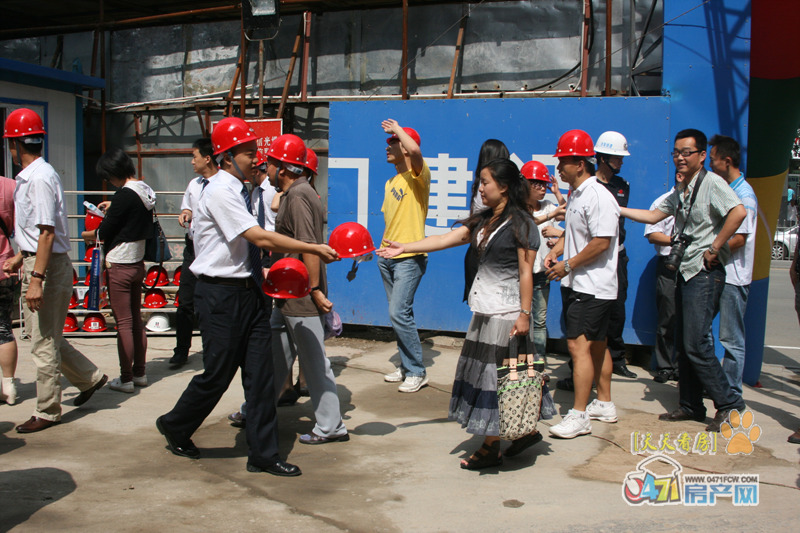
#> input picture coding/03_cv/data/helmet/site_02.jpg, 800 x 533 px, given in place of site_05.jpg, which was not available
$ jupyter execute --allow-errors ch09_detection.ipynb   (text cells are left out)
#> lines starting #> are read from the running program, lines starting #| are printed output that depends on the picture; after the words box and inside, x2 and y2 are one past the last pixel; in counts of white or black regions, pixels touching at a corner belong together; long printed decimals are rounded; pictures that were not available may be replaced by others from this repository, and a replacement may not be noted
[cell 1]
from pathlib import Path

import json

import warnings

import numpy as np

warnings.simplefilter("ignore")

import cv2

DATA = Path("data")
CL = DATA / "classic"
HL = DATA / "helmet"
IOU_THR = 0.5

[cell 2]
lab = json.loads((HL / "labels.json").read_text(encoding="utf-8"))
#> (reads coding/03_cv/data/helmet/labels.json from the repository)
site05_img = cv2.imread(str(HL / "site_05.jpg"))
#> site05_img is the input picture: shape (533, 800, 3); mean B, G, R 98, 98.1, 101.7

print("类别表:", lab["classes"], "（class_id 就是它的下标）")
for nm, info in sorted(lab["images"].items()):
    names = [o["class_name"] for o in info["objects"]]
    print(f"   {nm:14s} {info['width']:4d}x{info['height']:4d}  对象 {len(info['objects']):2d}"
          f"  helmet={names.count('helmet')} head={names.count('head')}")
print("site_05 读入尺寸:", site05_img.shape, "（H, W, C）")
#| site_05 读入尺寸: (533, 800, 3) （H, W, C）

[cell 3]
# 脚手架：常量与工具函数。其中 nms 的循环骨架已给好，缺口在 @@todo 里
ARR = np.array([[0, 0, 100, 100], [50, 0, 150, 100], [10, 10, 110, 110]], dtype=np.float64)

NBOX = np.array([(0, 0, 100, 100), (10, 10, 110, 110), (20, 20, 120, 120),
                 (200, 0, 300, 100), (205, 5, 305, 105)], dtype=np.float64)
NSCORE = [0.95, 0.90, 0.85, 0.80, 0.60]


def nms(boxes, scores, thr):
    """标准 NMS：按分数降序，逐个与「已存活框」比最大 IoU，不超过 thr 才留下。"""
    order = np.argsort(-np.asarray(scores, dtype=np.float64))
    keep = []
    for i in order:
        ov = max((iou(boxes[i], boxes[j]) for j in keep), default=0.0)
        if ov <= thr:
            keep.append(int(i))
    return keep


def draw_boxes(img, boxes, color, thickness=2):
    """把浮点框画到图上（返回新图）。"""
    canvas = img.copy()
    for b in boxes:
        x1, y1, x2, y2 = (int(v) for v in b)
        cv2.rectangle(canvas, (x1, y1), (x2, y2), color, thickness)
    return canvas


print("脚手架就绪：ARR / NBOX / NSCORE / nms / nms_all_prev / draw_boxes")

[cell 4]
rec05 = lab["images"]["site_05.jpg"]
site05 = np.array([o["bbox_xyxy"] for o in rec05["objects"]], dtype=np.float64)
cls05 = tuple(o["class_name"] for o in rec05["objects"])
print("标注里的尺寸:", rec05["width"], "x", rec05["height"], "| cv2 读到的:", site05_img.shape)
#| 标注里的尺寸: 825 x 619 | cv2 读到的: (533, 800, 3)
print("框数组:", site05.shape, site05.dtype, "| 类别序列:", cls05)
print("前 3 个框:")
for b in site05[:3]:
    print("   ", tuple(int(v) for v in b))
areas = (site05[:, 2] - site05[:, 0]) * (site05[:, 3] - site05[:, 1])
print("面积:", tuple(float(v) for v in areas[:5]), "... 最小", float(areas.min()), "最大", float(areas.max()))
print("解读: 标注文件（json）与像素数组（numpy）是两种坐标系 —— json 里是 (x1, y1, x2, y2) 整数，"
      "numpy 里是 (N, 4) 的浮点表。**后续所有几何运算都在 numpy 上做**，"
      "并且统一用 float64，否则 IoU 的除法会掉精度")
assert site05.shape == (10, 4)
assert site05.dtype == np.float64
assert set(cls05) == {"helmet"}
assert float(areas.min()) == 850.0 and float(areas.max()) == 2484.0

[cell 5]
def iou(a, b):
    """两个 xyxy 框的交并比。约定 (x1, y1, x2, y2)，x2 / y2 是右下角。"""
    ix1, iy1 = max(a[0], b[0]), max(a[1], b[1])
    ix2, iy2 = min(a[2], b[2]), min(a[3], b[3])
    inter = max(0.0, ix2 - ix1) * max(0.0, iy2 - iy1)
    union = (a[2] - a[0]) * (a[3] - a[1]) + (b[2] - b[0]) * (b[3] - b[1]) - inter
    value = inter / union if union > 0 else 0.0
    return value


A_BOX = (0, 0, 100, 100)
CASES = {
    "自身": (A_BOX, A_BOX),
    "半重叠(水平)": (A_BOX, (50, 0, 150, 100)),
    "半重叠(斜角)": (A_BOX, (50, 50, 150, 150)),
    "包含(B 在 A 内)": (A_BOX, (25, 25, 75, 75)),
    "边界接触": (A_BOX, (100, 0, 200, 100)),
    "完全分离": (A_BOX, (200, 200, 300, 300)),
    "细长(半宽)": (A_BOX, (0, 0, 50, 100)),
}
print("IoU 手撕（A 恒为 (0, 0, 100, 100)）")
for k, (p, q) in CASES.items():
    print(f"   {k:16s} {str(q):22s} -> {iou(p, q):.6f}")
print("解读: ① 「边界接触」是 0.000000 而不是「很小」—— 交集宽高必须夹到 0；"
      "② 「包含」时 IoU 退化成**面积比**（2500 / 10000 = 0.25），和大小关系一致但不等于 1；"
      "③ IoU 是**对称**的：iou(p, q) == iou(q, p)")
assert round(iou(A_BOX, A_BOX), 6) == 1.0
assert round(iou(A_BOX, (50, 0, 150, 100)), 6) == 0.333333
assert round(iou(A_BOX, (50, 50, 150, 150)), 6) == 0.142857
assert round(iou(A_BOX, (25, 25, 75, 75)), 6) == 0.25
assert round(iou(A_BOX, (100, 0, 200, 100)), 6) == 0.0
assert round(iou((25, 25, 75, 75), A_BOX), 6) == 0.25
assert round(iou(A_BOX, (0, 0, 50, 100)), 6) == 0.5

[cell 6]
def iou_matrix(boxes_a, boxes_b):
    """向量化 IoU 矩阵，返回 (len(a), len(b))。"""
    a = np.asarray(boxes_a, dtype=np.float64)[:, None, :]
    b = np.asarray(boxes_b, dtype=np.float64)[None, :, :]
    iw = np.clip(np.minimum(a[..., 2], b[..., 2]) - np.maximum(a[..., 0], b[..., 0]), 0, None)
    ih = np.clip(np.minimum(a[..., 3], b[..., 3]) - np.maximum(a[..., 1], b[..., 1]), 0, None)
    inter = iw * ih
    area_a = (a[..., 2] - a[..., 0]) * (a[..., 3] - a[..., 1])
    area_b = (b[..., 2] - b[..., 0]) * (b[..., 3] - b[..., 1])
    mat = inter / (area_a + area_b - inter)
    return mat


loop_mat = np.array([[iou(p, q) for q in ARR] for p in ARR])
mat = iou_matrix(ARR, ARR)
print("逐对版:")
print(np.round(loop_mat, 6))
print("矢量版:")
print(np.round(mat, 6))
print("两版最大差:", float(np.abs(loop_mat - mat).max()))
print("对角线和:", float(np.diag(mat).sum()), "| 对称性 max|M - M.T|:", float(np.abs(mat - mat.T).max()))
print("解读: 广播版和双重循环版**结果完全一致**（差 0.0），但广播版把 O(N*M) 次 Python 调用"
      "压成 1 次数组运算 —— 检测后处理里常见 10^4 量级候选框，这个差别是「秒级」和「分钟级」。"
      "注意 `[..., 2]` 这种写法：最后一维才是坐标，前面两维是「行 / 列」")
assert float(np.abs(loop_mat - mat).max()) == 0.0
assert float(np.diag(mat).sum()) == 3.0
assert round(float(mat[0, 2]), 6) == 0.680672
assert float(np.abs(iou_matrix(site05, site05) - iou_matrix(site05, site05).T).max()) == 0.0

[cell 7]
sens = [(w, h, round(iou([100, 100, 100 + w, 100 + h], [101, 100, 101 + w, 100 + h]), 6)) for w, h in ((20, 20), (38, 40), (100, 100), (300, 300), (600, 400))]
print("同一「右移 1px」在不同尺寸上的代价:")
for w, h, v in sens:
    print(f"   {w:3d}x{h:3d} -> IoU = {v:.6f}")
areas05 = (site05[:, 2] - site05[:, 0]) * (site05[:, 3] - site05[:, 1])
i_min, i_max = int(areas05.argmin()), int(areas05.argmax())
b_min, b_max = site05[i_min], site05[i_max]
got_min = round(iou(b_min, [b_min[0] + 1, b_min[1], b_min[2] + 1, b_min[3]]), 6)
got_max = round(iou(b_max, [b_max[0] + 1, b_max[1], b_max[2] + 1, b_max[3]]), 6)
print("真实数据里最小框", tuple(int(v) for v in b_min), "面积", float(areas05.min()), "-> 1px IoU =", got_min)
print("真实数据里最大框", tuple(int(v) for v in b_max), "面积", float(areas05.max()), "-> 1px IoU =", got_max)
print("解读: 同样错 1 个像素，20x20 的框 IoU 掉到 0.904762，而 600x400 只掉到 0.996672。"
      "**IoU 是「相对误差」尺度**，所以固定阈值天然对小目标苛刻 —— 这就是小目标检测要"
      "单独用一套判定标准（或用 0.5 : 0.95 多阈值平均）的根本原因")
assert sens[0] == (20, 20, 0.904762)
assert sens[-1] == (600, 400, 0.996672)
assert got_min == 0.942857 and got_max == 0.963636
assert abs((b_min[2] - b_min[0]) - 34) < 1e-9 and abs((b_max[2] - b_max[0]) - 54) < 1e-9

[cell 8]
def xyxy_to_yolo(box, w, h):
    """VOC 像素 (x1, y1, x2, y2) -> YOLO 归一化 (cx, cy, bw, bh)。"""
    x1, y1, x2, y2 = box
    cx = (x1 + x2) / 2 / w
    cy = (y1 + y2) / 2 / h
    bw = (x2 - x1) / w
    bh = (y2 - y1) / h
    return (cx, cy, bw, bh)


def yolo_to_xyxy(t, w, h):
    """YOLO 归一化 (cx, cy, bw, bh) -> VOC 像素 (x1, y1, x2, y2)。"""
    cx, cy, bw, bh = t
    x1 = (cx - bw / 2) * w
    y1 = (cy - bh / 2) * h
    x2 = (cx + bw / 2) * w
    y2 = (cy + bh / 2) * h
    return (x1, y1, x2, y2)


info05 = lab["images"]["site_05.jpg"]
W05, H05 = info05["width"], info05["height"]
print("第一个框三格式对照:")
print("   VOC  (x1, y1, x2, y2)   =", tuple(int(v) for v in site05[0]))
print("   COCO (x, y, w, h)       =", tuple(int(v) for v in (site05[0][0], site05[0][1],
                                                            site05[0][2] - site05[0][0], site05[0][3] - site05[0][1])))
print("   YOLO (cx, cy, bw, bh)   =", tuple(round(float(v), 6) for v in xyxy_to_yolo(site05[0], W05, H05)))
print("   同一行 .txt 原文        =", (HL / "site_05.txt").read_text().splitlines()[0])
#> (reads coding/03_cv/data/helmet/site_05.txt from the repository)
print("解读: 三种格式只有「锚点」和「是否归一化」两个差异 —— VOC 用左上+右下且不归一化；"
      "COCO 用左上+宽高且不归一化；YOLO 用中心+宽高**且归一化**。"
      "**归一化的分母是宽 / 高各自的**，把 cx 除以 h 是最经典的错")
r0 = tuple(round(float(v), 6) for v in xyxy_to_yolo(site05[0], W05, H05))
assert r0 == (0.02303, 0.352181, 0.046061, 0.06462)
assert round(xyxy_to_yolo((0, 0, 825, 619), 825, 619)[2], 6) == 1.0

[cell 9]
txt_check = {}
#> (the rest of this cell did not finish here and is left out)

[cell 10]
rows05 = [ln.split() for ln in (HL / "site_05.txt").read_text().splitlines() if ln.strip()]
yolo05 = [tuple(float(v) for v in r[1:]) for r in rows05]
raw05 = np.array([xyxy_to_yolo(o["bbox_xyxy"], W05, H05) for o in info05["objects"]])
back05 = np.array([yolo_to_xyxy(t, W05, H05) for t in yolo05])
round_err = float(np.abs(back05 - site05).max())
quant_err = float(np.abs(np.array(yolo05) - raw05).max())
print("txt 存的是 6 位小数:", yolo05[0])
print("完整精度应为:       ", tuple(round(float(v), 10) for v in raw05[0]))
print("归一化空间的截断误差:", quant_err)
print("回到像素空间的往返误差:", round_err, "像素")
print("解读: 归一化坐标乘回像素尺寸会**放大**误差（这里 825 宽放大约 1000 倍）。"
      "7e-04 像素对画框完全无所谓，但**如果拿往返后的框去做严格相等断言就会挂** —— "
      "数据标注格式转换必须用容差比较，别用 ==")
assert abs(round_err - 0.0005125) < 1e-9
assert abs(quant_err - 4.545e-07) < 1e-9
assert float(np.abs(raw05 - np.array(yolo05)).max()) < 1e-6

[cell 11]
M = iou_matrix(NBOX, NBOX)
print("=== 合成场景：5 个框其实只有 3 个目标 ===")
print("  几何布局: 框 0/1/2 是一簇（互相重叠），框 3/4 是另一簇（几乎重合），分数依次 0.95/0.90/0.85/0.80/0.60")
for i in range(5):
    print(f"   框{i} score={NSCORE[i]:.2f} 与其余 IoU =", tuple(round(float(v), 6) for v in M[i]))
print("  矩阵对称性 max|M - M.T| =", float(np.abs(M - M.T).max()))
print("解读: 框 0-1 IoU = 0.680672、框 1-2 也是 0.680672、框 0-2 只有 0.470588 —— "
      "**「两两重叠」不构成传递关系**，所以抑制顺序会影响最终结果")
assert float(np.abs(M - M.T).max()) == 0.0
assert round(float(M[0, 1]), 6) == 0.680672
assert round(float(M[0, 2]), 6) == 0.470588
assert round(float(M[3, 4]), 6) == 0.822323

[cell 12]
nms_scan = {thr: (nms(NBOX, NSCORE, thr), [NSCORE[i] for i in nms(NBOX, NSCORE, thr)]) for thr in (0.3, 0.5, 0.7, 0.9)}
print("NMS 阈值扫描（5 个输入框 -> 真实目标 3 个）")
for thr in (0.3, 0.5, 0.7, 0.9):
    kept, sc = nms_scan[thr]
    print(f"   thr={thr}: 保留 {len(kept)} 个 {kept}  分数 {[round(v, 2) for v in sc]}")
print("解读: 三个必须说清的现象 ——")
print("  ① thr=0.3 只剩 [0, 3]：框 2 与框 0 的 IoU 是 0.470588 > 0.3，被抑制；")
print("  ② thr=0.5 变成了 [0, 2, 3]：框 2 与框 0 的 0.470588 <= 0.5，而框 1 已经"
      "**被抑制掉了、不再参与比较**，所以框 2 活下来了；")
print("  ③ thr=0.9 时 5 个全留（0.822323 也 < 0.9）—— 阈值越松，重复框越多")
assert nms_scan[0.3][0] == [0, 3]
assert nms_scan[0.5][0] == [0, 2, 3]
assert nms_scan[0.7][0] == [0, 1, 2, 3]
assert nms_scan[0.9][0] == [0, 1, 2, 3, 4]
assert [round(v, 6) for v in nms_scan[0.5][1]] == [0.95, 0.85, 0.8]

[cell 13]
rng = np.random.default_rng(0)
jit_boxes, jit_scores = [], []
for b in site05:
    offs = rng.uniform(-3.0, 3.0, size=(3, 4))
    scores3 = rng.uniform(0.80, 0.99, size=3)
    for t in np.argsort(-scores3):
        jit_boxes.append(b + offs[t])
        jit_scores.append(round(float(scores3[t]), 6))
jit_boxes = np.array(jit_boxes, dtype=np.float64)
jm = iou_matrix(jit_boxes, site05)
near = jm.max(axis=1)
jitter_keep = {thr: len(nms(jit_boxes, jit_scores, thr)) for thr in (0.3, 0.5, 0.7, 0.9)}
print("模拟「同一目标被反复检出」: 10 个 GT，每个生成 3 个 ±3px 抖动副本 =", len(jit_boxes), "个候选")
print("每个候选与最近 GT 的 IoU: min %.6f / mean %.6f / max %.6f" % (float(near.min()), float(near.mean()), float(near.max())))
print("NMS 保留数:", {k: v for k, v in jitter_keep.items()}, "（真值 10）")
kept50 = nms(jit_boxes, jit_scores, 0.5)
print("thr=0.5 留下的框落在哪个 GT 上:", tuple(int(v) for v in jm[kept50].argmax(axis=1)))
print("留下的分数:", tuple(round(jit_scores[i], 6) for i in kept50))
print("解读: 抖动只有 ±3px，所以候选与 GT 的 IoU 全在 0.785 以上 —— "
      "thr 取 0.3 / 0.5 / 0.7 都能把 30 个候选**精确压回 10 个**；"
      "thr=0.9 就压不住了（同一个目标的副本之间也可能只有 0.85 左右）。"
      "**NMS 阈值要跟「定位精度」一起定**，不是拍脑袋填 0.5")
assert len(jit_boxes) == 30 and len(jit_scores) == 30
assert round(float(near.min()), 6) == 0.785183
assert round(float(near.mean()), 6) == 0.859141
assert round(float(near.max()), 6) == 0.925049
assert jitter_keep == {0.3: 10, 0.5: 10, 0.7: 10, 0.9: 25}
assert len(set(int(v) for v in jm[kept50].argmax(axis=1))) == 10

[cell 14]
def nms_all_prev(boxes, scores, thr):
    """错误示范：与「所有已处理框」（含已被抑制的）比较 —— 会过度抑制。"""
#> called with boxes = array of shape (5, 4), thr = 0.3
    order = list(np.argsort(-np.asarray(scores, dtype=np.float64)))
    keep = []
    for pos, i in enumerate(order):
        ov = max((iou(boxes[i], boxes[j]) for j in order[:pos]), default=0.0)
        if ov <= thr:
            keep.append(int(i))
    return keep


print("反面教材已就位：nms_all_prev")

[cell 15]
bad_scan = {thr: nms_all_prev(NBOX, NSCORE, thr) for thr in (0.3, 0.5, 0.7, 0.9)}
print(f"{'thr':>5s} {'标准 NMS':>16s} {'与所有已处理框比较':>20s}")
for thr in (0.3, 0.5, 0.7, 0.9):
    print(f"{thr:>5.1f} {str(nms_scan[thr][0]):>16s} {str(bad_scan[thr]):>20s}")
print("解读: **两者只在 thr=0.5 时不同** —— 标准版是 [0, 2, 3]，错误版是 [0, 3]。差别来自："
      "框 1 已经被框 0 抑制掉了，标准 NMS 就不再拿它去衡量别人；错误版仍然拿框 1 去抑制框 2。"
      "结论: NMS 的「已抑制框退出比较」不是实现细节，而是**算法定义的一部分**，"
      "自己手写时写成 all_prev 那种会静默丢目标")
assert bad_scan[0.5] == [0, 3]
assert bad_scan[0.3] == [0, 3]
assert bad_scan[0.7] == [0, 1, 2, 3]
assert bad_scan[0.9] == nms_scan[0.9][0]

[cell 16]
canvas = draw_boxes(site05_img, site05, (0, 0, 255), 2)
#> after the loop in draw_boxes, `for b in boxes:`:
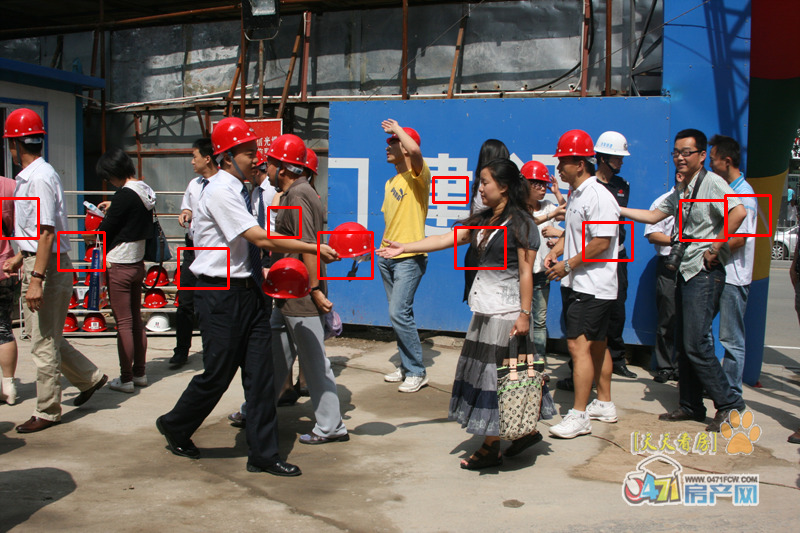
#> canvas: shape (533, 800, 3); 1.12% of pixels changed, all inside (x1, y1, x2, y2) = (0, 176, 772, 290)
changed = int(np.any(canvas != site05_img, axis=2).sum())
#> changed = 4769
one_box = draw_boxes(site05_img, site05[:1], (0, 0, 255), 2)
#> call 2 of draw_boxes, with boxes = array of shape (1, 4), color = (0, 0, 255), thickness = 2
#> the loop in draw_boxes (call 2), `for b in boxes:` made 1 pass
#> (x1, y1, x2, y2) on pass 1: (0, 198, 38, 238)
#> after the loop in draw_boxes (call 2), `for b in boxes:`:
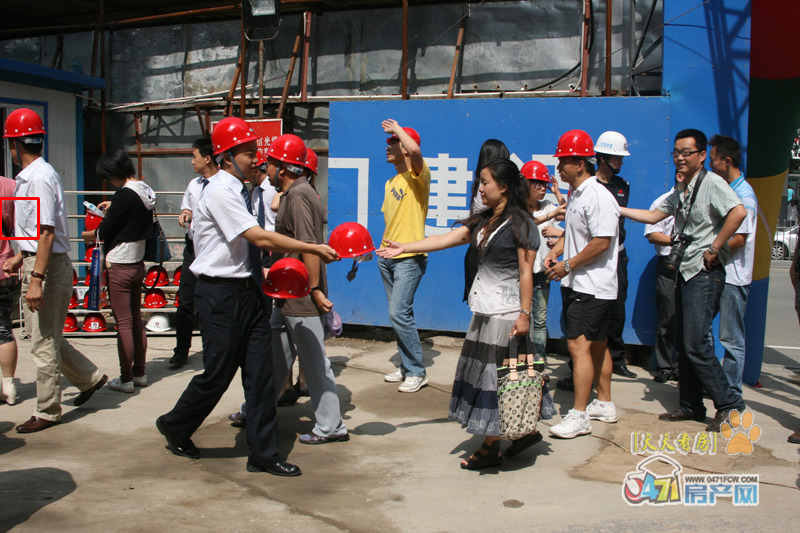
#> canvas: shape (533, 800, 3); 0.1% of pixels changed, all inside (x1, y1, x2, y2) = (0, 197, 40, 240)
mask_one = np.any(one_box != site05_img, axis=2)
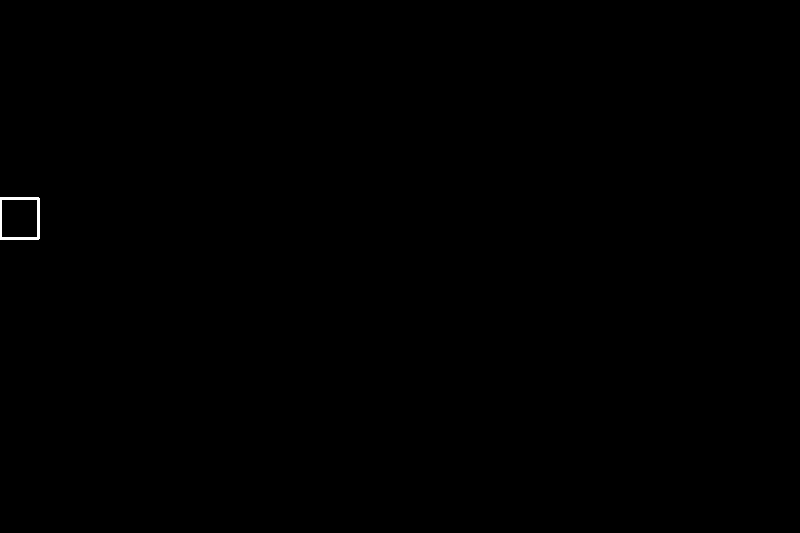
#> mask_one: shape (533, 800) bool; 0.1% white; 1 white region, box (x1, y1, x2, y2) and area: (0, 197, 40, 240) 423
ys, xs = np.where(mask_one)
#> ys = 423 values from 197 to 239; xs = 423 values, max 39 at index 78, min 0 at index 0, mean 20.94
print("画 10 个框改动像素:", changed, "| 占全图", round(changed / site05_img[:, :, 0].size, 6))
#| 画 10 个框改动像素: 4769 | 占全图 0.01118
print("只画第一个框改动像素:", int(mask_one.sum()))
#| 只画第一个框改动像素: 423
print("改动范围 bbox (x1, y1, x2, y2):", (int(xs.min()), int(ys.min()), int(xs.max()), int(ys.max())))
#| 改动范围 bbox (x1, y1, x2, y2): (0, 197, 39, 239)
print("原框坐标:", tuple(int(v) for v in site05[0]))
print("解读: ① `cv2.rectangle` 的**厚度以边线为中心向两侧扩**，所以实际改动范围比原框"
      "四周各多 1px —— 肉眼看不出来，但拿掩码做像素级评估时会算进去；"
      "② 颜色参数是 **BGR**，`(0, 0, 255)` 才是红框")
assert changed == 4769
assert int(mask_one.sum()) == 423
assert (int(xs.min()), int(ys.min()), int(xs.max()), int(ys.max())) == (0, 197, 39, 239)

[cell 17]
h5, w5 = site05_img.shape[:2]
#> h5 = 533; w5 = 800
clip_pair = tuple(tuple(int(v) for v in np.clip(b, (0, 0, 0, 0), (w5, h5, w5, h5))) for b in ((-20, -30, 50, 60), (700, 500, 900, 700)))
#> clip_pair = ((0, 0, 50, 60), (700, 500, 800, 533))
print("图像尺寸 (w, h) =", (w5, h5))
#| 图像尺寸 (w, h) = (800, 533)
for b, c in zip(((-20, -30, 50, 60), (700, 500, 900, 700)), clip_pair):
    print(f"   {str(b):22s} -> {c}")
print("解读: 训练 / 推理前的框必须裁剪 —— ① 越界的框画不出来、切 ROI 会切错；"
      "② 越界框的**面积算大了**，会污染 IoU 与 NMS。注意裁剪后可能退化成零面积框，"
      "要顺手过滤掉（w <= 0 or h <= 0）")
#> (the rest of this cell did not finish here and is left out)

[cell 18]
GT4 = site05[:4]
PRED = np.array([
    [0.0, 199.0, 38.0, 238.0],
    [400.0, 20.0, 460.0, 80.0],
    [58.0, 232.0, 104.0, 270.0],
    [178.0, 248.0, 228.0, 288.0],
    [600.0, 500.0, 660.0, 560.0],
    [2.0, 201.0, 40.0, 240.0],
], dtype=np.float64)
SCORES_DET = [0.9, 0.85, 0.8, 0.7, 0.6, 0.5]
mm = iou_matrix(PRED, GT4)
hit = mm.max(axis=1) >= IOU_THR
order = np.argsort(-np.asarray(SCORES_DET, dtype=np.float64))
print("模拟检测结果: 4 个 GT / 6 个预测（2 个误检 + 1 个重复命中）")
print("预测 vs GT 的 IoU 矩阵:")
print(np.round(mm, 4))
print("每个预测的最大 IoU:", tuple(round(float(v), 6) for v in mm.max(axis=1)))
print("IoU >= 0.5 的命中标记:", tuple(bool(v) for v in hit))
used, is_tp = set(), []
for i in order:
    j = int(mm[i].argmax())
    ok = bool(hit[i]) and j not in used
    is_tp.append(ok)
    if ok:
        used.add(j)
tp_c = np.cumsum(is_tp).astype(np.float64)
fp_c = np.cumsum([not v for v in is_tp]).astype(np.float64)
prec = tp_c / (tp_c + fp_c)
rec = tp_c / len(GT4)
print("按分数降序处理:", tuple(int(v) for v in order))
print("TP 判定:", tuple(bool(v) for v in is_tp), "| 最终 TP =", int(tp_c[-1]), "FP =", int(fp_c[-1]))
print("precision:", tuple(round(float(v), 6) for v in prec))
print("recall:   ", tuple(round(float(v), 6) for v in rec))
mrec = np.concatenate([[0.0], rec, [1.0]])
mpre = np.concatenate([[0.0], prec, [0.0]])
mpre = np.maximum.accumulate(mpre[::-1])[::-1]
ap_all = float(np.sum(np.diff(mrec) * mpre[1:]))
pts = np.linspace(0, 1, 11)
idx = np.searchsorted(mrec, pts, side="right") - 1
ap11 = float(mpre[idx].mean())
print("单调化后 precision:", tuple(round(float(v), 6) for v in mpre))
print("AP (all-point 积分):", round(ap_all, 6))
print("11 点采样 precision:", tuple(round(float(v), 6) for v in mpre[idx]))
print("AP (11 点平均):", round(ap11, 6))
print("解读: ① precision 曲线在「遇到误检」时会掉，而 recall 只增不减，所以**面积要用"
      "单调化后的曲线**算（否则同一个模型不同实现算出的 AP 会不一致）；"
      "② all-point（VOC2010+ / COCO 风格）只对真正变过 recall 的点积分，比 11 点采样更细，"
      "所以这里 0.625000 < 0.704545 —— 11 点采样在稀疏 PR 曲线上会**高估**")
assert round(ap_all, 6) == 0.625
assert round(ap11, 6) == 0.704545
assert int(tp_c[-1]) == 3 and int(fp_c[-1]) == 3
assert [round(float(v), 6) for v in prec] == [1.0, 0.5, 0.666667, 0.75, 0.6, 0.5]
assert [round(float(v), 6) for v in rec] == [0.25, 0.25, 0.5, 0.75, 0.75, 0.75]
assert round(float(mpre[idx][-1]), 6) == 0.0
